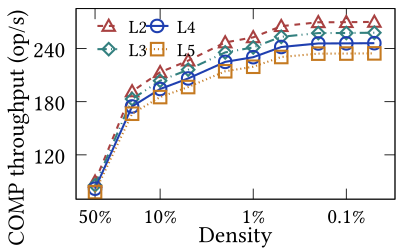

This figure's gnuplot source:
######################## hierarchy_depth_throughput ##########################
# COMP throughput (op/s) for ~((A|B) & (B|C)) vs density.
# L4 uses the production DDC compressed-chain (operator| / and_no_bypass /
# operator~).  L2/L3/L5 use the depth-parameterised ddc_n_or / ddc_n_and
# / ddc_n_not_inplace which share the same per-segment scratch + SIMD
# layer-compress fusion as production L4 — no decompress/recompress detour.
# X axis: density (= 1/cardinality), log scale, dense -> sparse (left -> right).
# Y axis: COMP throughput in op/s (linear, ~80-270 range).
###############################################################################
reset

set terminal pdf size 4, 2.5 font 'Linux Libertine O,25'
set output "hierarchy_depth_throughput.pdf"

set logscale x 10
set xrange [80:0.03]
set xtics ("50%%" 50, "10%%" 10, "1%%" 1, "0.1%%" 0.1) font ',23' offset 0,0.4,0

set yrange [70:285]
set ytics 60 font ',25'

set xlabel "Density" offset 0,1.2 font ',25'
set ylabel "COMP throughput (op/s)" offset 1.3,-0.9 font ',25'

set key font ',20' reverse Left left top at graph 0.04, 0.97 width -1 samplen 1.4 spacing 1.1 maxrows 2

set lmargin 7.0
set rmargin 0.4
set tmargin 0.3
set bmargin 1.9

set border lw 1.2

plot \
    "hierarchy_depth_throughput.dat" using 1:3 title "L2" lc rgb "#A84141" lw 3 ps 1.5 pt 8  dt "-"   with linespoints, \
    "" using 1:4 title "L3" lc rgb "#33807F" lw 3 ps 1.5 pt 12 dt 5     with linespoints, \
    "" using 1:5 title "L4" lc rgb "#1F3FB0" lw 3 ps 1.5 pt 6           with linespoints, \
    "" using 1:6 title "L5" lc rgb "#C57A21" lw 3 ps 1.5 pt 4  dt "."   with linespoints
